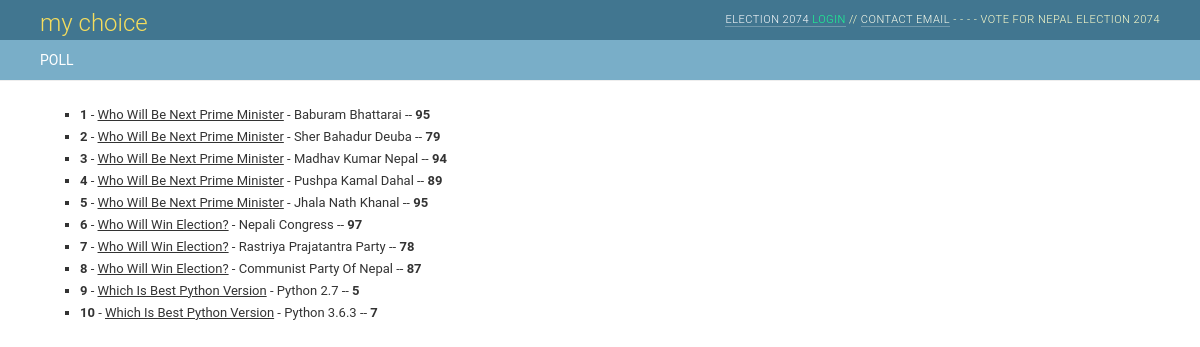
Screenshot of /polls/choice with the database file from the repository.
### polls/models.py (models this page shows, shortened)
class Choice(models.Model):
    question = models.ForeignKey(Question, on_delete=models.CASCADE)
    choice_text = models.CharField(max_length=200)
    votes = models.IntegerField(default=0)

class Question(models.Model):
    question_text = models.CharField(max_length=200,help_text='Enter your Question')
    pub_date = models.DateTimeField('date published',help_text='date published')
    def __str__(self):
        return self.question_text

### polls/views.py (the view)
def choice(request):
    latest_choice_list = Choice.objects.all()
    context = {'latest_choice_list': latest_choice_list,'title':'select choice','sitename':'my choice'}
    return render(request, 'polls/choice.html', context)

### polls/templates/polls/choice.html
{% extends "polls/base.html" %}
{% block content %}
{% if latest_choice_list %}
    <ul>
    {% for choice in latest_choice_list %}
        <li><b>{{ choice.id }}</b> - <u>{{ choice.question|title }}</u> - {{ choice.choice_text|title}} -- <b>{{ choice.votes}}</b></li>
    {% endfor %}
    </ul>
{% else %}
    <p>No choices are available.</p>
{% endif %}
{% endblock %}

### polls/templates/polls/base.html (shortened to what this page needs)
{% load staticfiles %}
<!DOCTYPE html>
<html lang="en">
<head>
    <link href="{% static "css/bootstrap.css" %}" rel="stylesheet">
    <link href="{% static "css/base.css" %}" rel="stylesheet">
    <link href="{% static "css/dashboard.css" %}" rel="stylesheet">
    {% load static %}
</head>
<body class="dashboard">
<div id="container">
    <div id="header">
        <div id="branding">
            <h1 id="site-name">{{ sitename }}</h1>
        </div>
        <div id="user-tools">
            <p>
                {% if user.is_authenticated %}
                    <a href="/admin/" style="color:#c9c496">Admin</a> > >
                    <a href="/polls/index/"> POLL </a> > >
                    <a href="/polls/profile/{{ user.username }}" style="color:#fdffee">Profile</a> > >
                    - - - - Welcome {{ user.username }} <a href="/polls/logout" style="color:#ffae2e">Logout</a>
                {% else %}
                    <a href="/polls/"> Election 2074 </a>
                    <a href="/polls/login" style="color:#19ff94">Login</a>
                {% endif %}//
                <a href="/polls/email/" style="color:#fdffee">Contact Email</a>
                - - - -
               Vote for Nepal Election 2074
            </p>
        </div>
    </div>
    <div class="breadcrumbs">
        {% if user.is_authenticated %}
            <a href="/polls/index/"> POLL </a>
            >>
            <a href="/polls/viewall"> View ALL Results </a>
        {% else %}
            <a href="/polls/"> POLL </a>
        {% endif %}
    </div>
    <hr/>
    <div id="content" class="colMS">
        {% block content %}
        {% endblock %}
    </div>
</div>
</body>
</html>

### polls/static/css/base.css (style rules this page uses)
body { margin: 0; padding: 0; font-size: 14px; font-family: "Roboto","Lucida Grande","DejaVu Sans","Bitstream Vera Sans",Verdana,Arial,sans-serif; color: #333; background: #fff; }
a:link, a:visited { color: #447e9b; text-decoration: none; }
p, ol, ul, dl { margin: .2em 0 .8em 0; }
p { padding: 0; line-height: 140%; }
h1,h2,h3,h4,h5 { font-weight: bold; }
h1 { margin: 0 0 20px; font-weight: 300; font-size: 20px; color: #666; }
ul li { list-style-type: square; padding: 1px 0; }
li, dt, dd { font-size: 13px; line-height: 20px; }
hr { clear: both; color: #eee; background-color: #eee; height: 1px; border: none; margin: 0; padding: 0; font-size: 1px; line-height: 1px; }
div.breadcrumbs { background: #79aec8; padding: 10px 40px; border: none; font-size: 14px; color: #c4dce8; text-align: left; }
div.breadcrumbs a { color: #fff; }
#container { position: relative; width: 100%; min-width: 980px; padding: 0; }
#content { padding: 20px 40px; }
.dashboard #content { width: 600px; }
.colMS { margin-right: 300px; }
#header { width: auto; height: 40px; padding: 10px 40px; background: #417690; line-height: 40px; color: #ffc; overflow: hidden; }
#header a:link, #header a:visited { color: #fff; }
#branding { float: left; }
#branding h1 { padding: 0; margin: 0 20px 0 0; font-weight: 300; font-size: 24px; color: #f5dd5d; }
#branding h1, #branding h1 a:link, #branding h1 a:visited { color: #f5dd5d; }
#user-tools { float: right; padding: 0; margin: 0 0 0 20px; font-weight: 300; font-size: 11px; letter-spacing: 0.5px; text-transform: uppercase; text-align: right; }
#user-tools a { border-bottom: 1px solid rgba(255, 255, 255, 0.25); }

### rows the page displays
Choice: id "1", question "Who Will Be Next Prime Minister", choice_text "Baburam Bhattarai", votes "95"
Choice: id "2", question "Who Will Be Next Prime Minister", choice_text "Sher Bahadur Deuba", votes "79"
Choice: id "3", question "Who Will Be Next Prime Minister", choice_text "Madhav Kumar Nepal", votes "94"
Choice: id "4", question "Who Will Be Next Prime Minister", choice_text "Pushpa Kamal Dahal", votes "89"
Choice: id "5", question "Who Will Be Next Prime Minister", choice_text "Jhala Nath Khanal", votes "95"
Choice: id "6", question "Who Will Win Election?", choice_text "Nepali Congress", votes "97"
Choice: id "7", question "Who Will Win Election?", choice_text "Rastriya Prajatantra Party", votes "78"
Choice: id "8", question "Who Will Win Election?", choice_text "Communist Party Of Nepal", votes "87"
Choice: id "9", question "Which Is Best Python Version", choice_text "Python 2.7", votes "5"
Choice: id "10", question "Which Is Best Python Version", choice_text "Python 3.6.3", votes "7"

### other values shown
{{ sitename }} "my choice"
